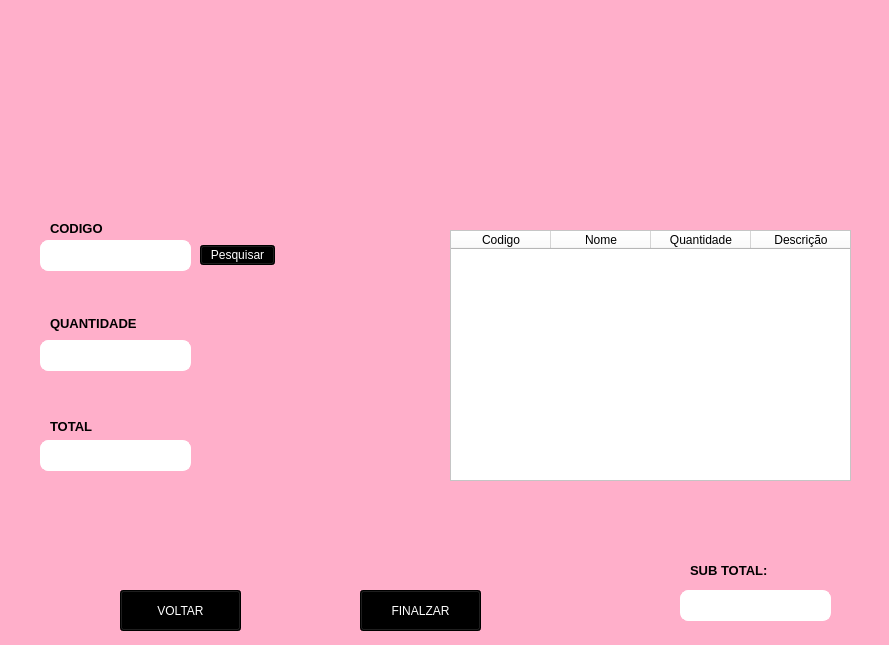
<?xml version="1.0" encoding="UTF-8"?>
<ui version="4.0">
 <class>Form</class>
 <widget class="QWidget" name="Form">
  <property name="geometry">
   <rect>
    <x>0</x>
    <y>0</y>
    <width>889</width>
    <height>645</height>
   </rect>
  </property>
  <property name="maximumSize">
   <size>
    <width>889</width>
    <height>645</height>
   </size>
  </property>
  <property name="windowTitle">
   <string>Tela de Vendas</string>
  </property>
  <property name="windowIcon">
   <iconset>
    <normaloff>../new tela/diamond-removebg-preview.png</normaloff>../new tela/diamond-removebg-preview.png</iconset>
  </property>
  <property name="styleSheet">
   <string notr="true">background-color: rgb(255, 175, 202);</string>
  </property>
  <widget class="QLineEdit" name="cod_vendas">
   <property name="geometry">
    <rect>
     <x>40</x>
     <y>240</y>
     <width>151</width>
     <height>31</height>
    </rect>
   </property>
   <property name="font">
    <font>
     <family>Nirmala UI</family>
    </font>
   </property>
   <property name="styleSheet">
    <string notr="true">QLineEdit
{
background-color: rgb(255, 255, 255);
border: 1px solid #ffffff;
border-radius:	8px;
}

QLineEdit::focus {
border: 2px solid #000000;
}</string>
   </property>
   <property name="text">
    <string/>
   </property>
  </widget>
  <widget class="QLineEdit" name="total_vendas">
   <property name="geometry">
    <rect>
     <x>40</x>
     <y>440</y>
     <width>151</width>
     <height>31</height>
    </rect>
   </property>
   <property name="font">
    <font>
     <family>Nirmala UI</family>
    </font>
   </property>
   <property name="styleSheet">
    <string notr="true">QLineEdit
{
background-color: rgb(255, 255, 255);
border: 1px solid #ffffff;
border-radius:	8px;
}

QLineEdit::focus {
border: 2px solid #000000;
}</string>
   </property>
  </widget>
  <widget class="QLineEdit" name="qtd_vendas">
   <property name="geometry">
    <rect>
     <x>40</x>
     <y>340</y>
     <width>151</width>
     <height>31</height>
    </rect>
   </property>
   <property name="font">
    <font>
     <family>Nirmala UI</family>
    </font>
   </property>
   <property name="styleSheet">
    <string notr="true">QLineEdit
{
background-color: rgb(255, 255, 255);
border: 1px solid #ffffff;
border-radius:	8px;
}

QLineEdit::focus {
border: 2px solid #000000;
}</string>
   </property>
  </widget>
  <widget class="QLabel" name="label">
   <property name="geometry">
    <rect>
     <x>50</x>
     <y>220</y>
     <width>71</width>
     <height>16</height>
    </rect>
   </property>
   <property name="font">
    <font>
     <family>Nirmala UI</family>
     <pointsize>10</pointsize>
     <weight>75</weight>
     <bold>true</bold>
    </font>
   </property>
   <property name="text">
    <string>CODIGO</string>
   </property>
  </widget>
  <widget class="QLabel" name="label_2">
   <property name="geometry">
    <rect>
     <x>50</x>
     <y>313</y>
     <width>101</width>
     <height>20</height>
    </rect>
   </property>
   <property name="font">
    <font>
     <family>Nirmala UI</family>
     <pointsize>10</pointsize>
     <weight>75</weight>
     <bold>true</bold>
    </font>
   </property>
   <property name="text">
    <string>QUANTIDADE</string>
   </property>
  </widget>
  <widget class="QLabel" name="label_3">
   <property name="geometry">
    <rect>
     <x>50</x>
     <y>420</y>
     <width>47</width>
     <height>13</height>
    </rect>
   </property>
   <property name="font">
    <font>
     <family>Nirmala UI</family>
     <pointsize>10</pointsize>
     <weight>75</weight>
     <bold>true</bold>
    </font>
   </property>
   <property name="text">
    <string>TOTAL</string>
   </property>
  </widget>
  <widget class="QLabel" name="label_4">
   <property name="geometry">
    <rect>
     <x>230</x>
     <y>-10</y>
     <width>371</width>
     <height>211</height>
    </rect>
   </property>
   <property name="text">
    <string/>
   </property>
   <property name="pixmap">
    <pixmap>../new tela/biju-removebg-preview.png</pixmap>
   </property>
   <property name="scaledContents">
    <bool>true</bool>
   </property>
  </widget>
  <widget class="QLineEdit" name="sub_vendas">
   <property name="geometry">
    <rect>
     <x>680</x>
     <y>590</y>
     <width>151</width>
     <height>31</height>
    </rect>
   </property>
   <property name="font">
    <font>
     <family>Nirmala UI</family>
    </font>
   </property>
   <property name="styleSheet">
    <string notr="true">QLineEdit
{
background-color: rgb(255, 255, 255);
border: 1px solid #ffffff;
border-radius:	8px;
}

QLineEdit::focus {
border: 2px solid #000000;
}</string>
   </property>
  </widget>
  <widget class="QLabel" name="label_5">
   <property name="geometry">
    <rect>
     <x>690</x>
     <y>560</y>
     <width>101</width>
     <height>20</height>
    </rect>
   </property>
   <property name="font">
    <font>
     <family>Nirmala UI</family>
     <pointsize>10</pointsize>
     <weight>75</weight>
     <bold>true</bold>
    </font>
   </property>
   <property name="text">
    <string>SUB TOTAL:</string>
   </property>
  </widget>
  <widget class="QTableWidget" name="tableWidget">
   <property name="geometry">
    <rect>
     <x>450</x>
     <y>230</y>
     <width>401</width>
     <height>251</height>
    </rect>
   </property>
   <property name="font">
    <font>
     <family>Nirmala UI</family>
    </font>
   </property>
   <property name="styleSheet">
    <string notr="true">background-color: rgb(255, 255, 255);</string>
   </property>
   <property name="verticalScrollBarPolicy">
    <enum>Qt::ScrollBarAlwaysOff</enum>
   </property>
   <property name="horizontalScrollBarPolicy">
    <enum>Qt::ScrollBarAlwaysOff</enum>
   </property>
   <column>
    <property name="text">
     <string>Codigo</string>
    </property>
   </column>
   <column>
    <property name="text">
     <string>Nome</string>
    </property>
   </column>
   <column>
    <property name="text">
     <string>Quantidade</string>
    </property>
   </column>
   <column>
    <property name="text">
     <string>Descrição</string>
    </property>
   </column>
   <column>
    <property name="text">
     <string>Total </string>
    </property>
   </column>
  </widget>
  <widget class="QLabel" name="label_7">
   <property name="geometry">
    <rect>
     <x>40</x>
     <y>580</y>
     <width>61</width>
     <height>51</height>
    </rect>
   </property>
   <property name="text">
    <string/>
   </property>
   <property name="pixmap">
    <pixmap>diamond-removebg-preview.png</pixmap>
   </property>
   <property name="scaledContents">
    <bool>true</bool>
   </property>
  </widget>
  <widget class="QPushButton" name="pesquisa_vendas">
   <property name="geometry">
    <rect>
     <x>200</x>
     <y>245</y>
     <width>75</width>
     <height>20</height>
    </rect>
   </property>
   <property name="font">
    <font>
     <family>Nirmala UI</family>
    </font>
   </property>
   <property name="styleSheet">
    <string notr="true">background-color: rgb(0, 0, 0);
color: rgb(255, 255, 255);</string>
   </property>
   <property name="text">
    <string>Pesquisar</string>
   </property>
  </widget>
  <widget class="QPushButton" name="finalizar_vendas">
   <property name="geometry">
    <rect>
     <x>360</x>
     <y>590</y>
     <width>121</width>
     <height>41</height>
    </rect>
   </property>
   <property name="font">
    <font>
     <family>Nirmala UI</family>
    </font>
   </property>
   <property name="styleSheet">
    <string notr="true">background-color: rgb(0, 0, 0);
color: rgb(255, 255, 255);</string>
   </property>
   <property name="text">
    <string>FINALZAR</string>
   </property>
  </widget>
  <widget class="QPushButton" name="voltar_vendas">
   <property name="geometry">
    <rect>
     <x>120</x>
     <y>590</y>
     <width>121</width>
     <height>41</height>
    </rect>
   </property>
   <property name="font">
    <font>
     <family>Nirmala UI</family>
    </font>
   </property>
   <property name="styleSheet">
    <string notr="true">background-color: rgb(0, 0, 0);
color: rgb(255, 255, 255);</string>
   </property>
   <property name="text">
    <string>VOLTAR</string>
   </property>
  </widget>
 </widget>
 <resources/>
 <connections/>
</ui>
